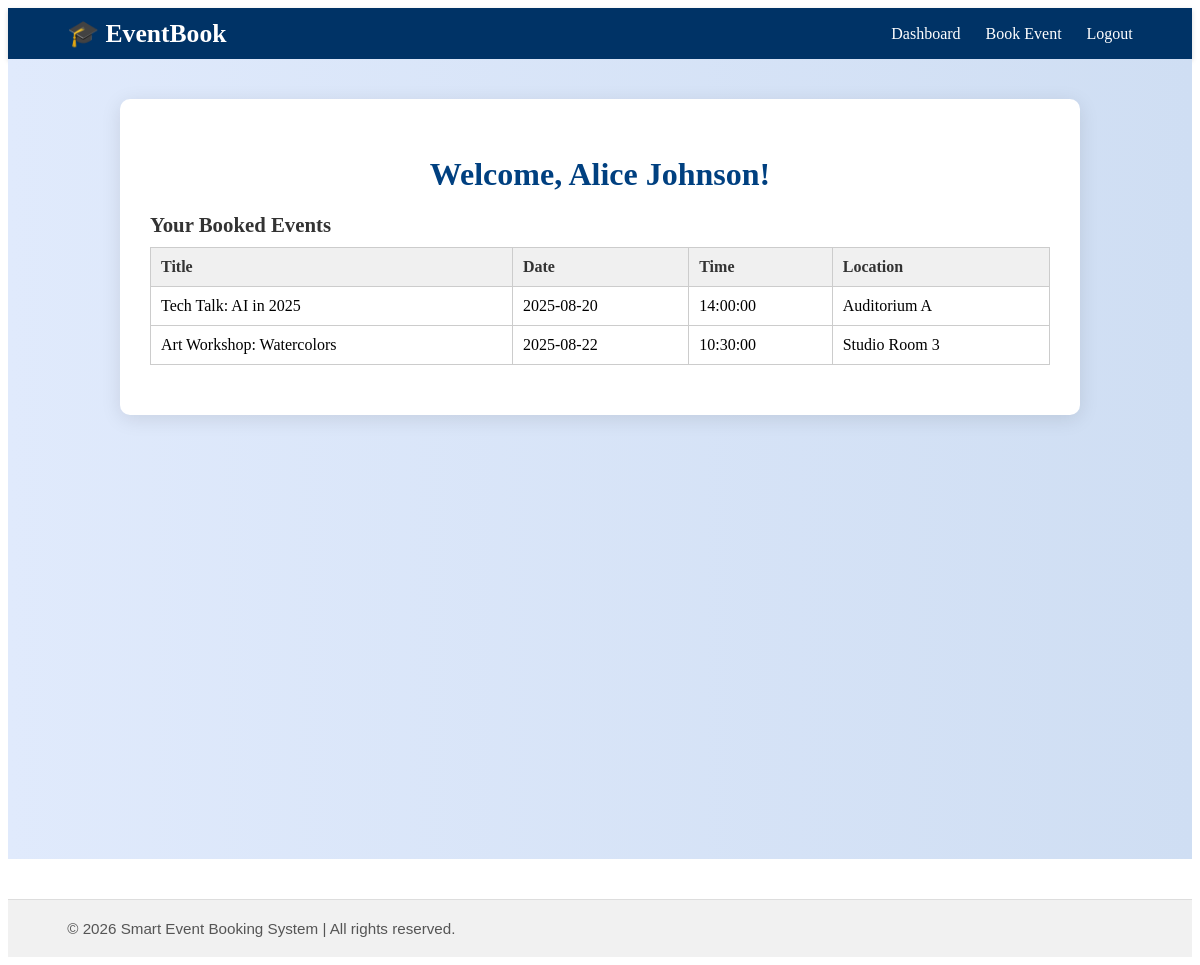
/dashboard.php (signed in), run on the app's committed database.
### tables this page shows
CREATE TABLE `events` (
  `event_id` int(11) NOT NULL,
  `title` varchar(150) NOT NULL,
  `description` text DEFAULT NULL,
  `event_date` date NOT NULL,
  `event_time` time NOT NULL,
  `location` varchar(150) DEFAULT NULL,
  `capacity` int(11) NOT NULL,
  `created_by` int(11) DEFAULT NULL,
  `created_at` timestamp NOT NULL DEFAULT current_timestamp()
);

### dashboard.php (the view, shortened to what this page needs)
<?php
include('includes/db.php');
include('includes/header-private.php');
$user_id = $_SESSION['user_id'];
$role = $_SESSION['role'];
?>
<main class="sdash-main">
    <section class="sdash-container">
        <h2 class="sdash-title">Welcome, <?php echo htmlspecialchars($_SESSION['name']); ?>!</h2>
        <?php if ($role === 'user'): ?>
            <h3 class="sdash-subtitle">Your Booked Events</h3>
            <?php
            $stmt = $conn->prepare("SELECT e.title, e.event_date, e.event_time, e.location FROM bookings b JOIN events e ON b.event_id = e.event_id WHERE b.user_id = ?");
            $stmt->bind_param("i", $user_id);
            $stmt->execute();
            $result = $stmt->get_result();
            if ($result->num_rows > 0): ?>
                <div class="sdash-table-wrapper">
                <table class="sdash-table">
                    <tr>
                        <th>Title</th><th>Date</th><th>Time</th><th>Location</th>
                    </tr>
                    <?php while ($row = $result->fetch_assoc()): ?>
                        <tr>
                            <td><?php echo htmlspecialchars($row['title']); ?></td>
                            <td><?php echo $row['event_date']; ?></td>
                            <td><?php echo $row['event_time']; ?></td>
                            <td><?php echo htmlspecialchars($row['location']); ?></td>
                        </tr>
                    <?php endwhile; ?>
                </table>
                </div>
            <?php else: ?>
                <p class="sdash-msg">You haven’t booked any events yet.</p>
            <?php endif;
            ?>
        <?php endif; ?>
    </section>
</main>
<?php include('includes/footer.php'); ?>

### css/style.css (style rules this page uses)
.sdash-main { padding: 40px 20px; background: linear-gradient(to right, #e0eafc, #cfdef3); min-height: 90vh; }
.sdash-container { max-width: 900px; margin: auto; background: white; padding: 30px; border-radius: 10px; box-shadow: 0 4px 20px rgba(0,0,0,0.1); }
.sdash-title { text-align: center; font-size: 2rem; color: #004080; margin-bottom: 20px; }
.sdash-subtitle { font-size: 1.3rem; color: #333; margin: 20px 0 10px; }
.sdash-table { width: 100%; border-collapse: collapse; margin-bottom: 20px; }
.sdash-table th, .sdash-table td { border: 1px solid #ccc; padding: 10px; text-align: left; }
.sdash-table th { background: #f0f0f0; color: #333; }

### data on the page
events: title "Tech Talk: AI in 2025", event_date "2025-08-20", event_time "14:00:00", location "Auditorium A"
events: title "Art Workshop: Watercolors", event_date "2025-08-22", event_time "10:30:00", location "Studio Room 3"

### other printed values
$_SESSION['name'] "Alice Johnson"
